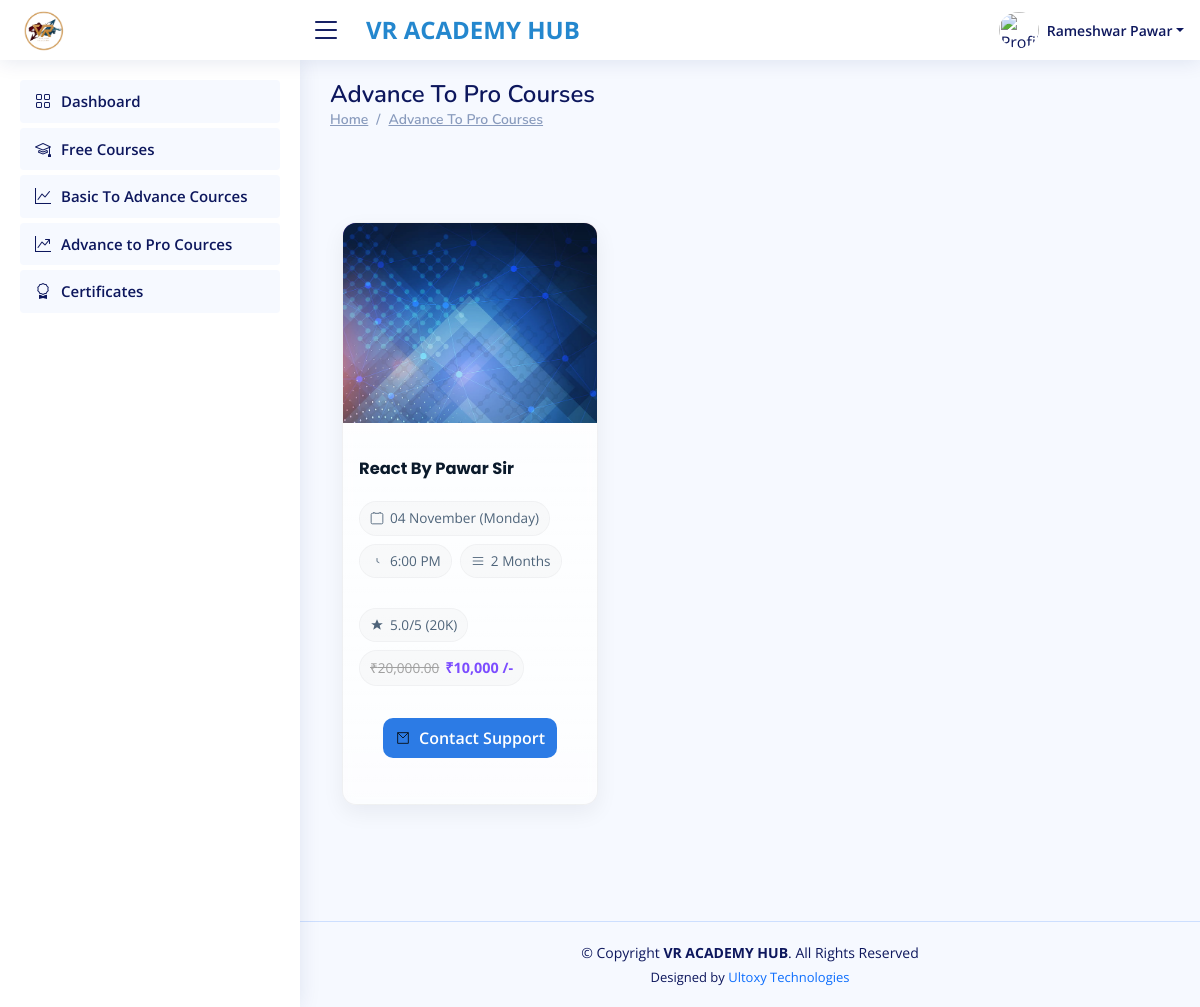
Page /en/student/advance_to_pro_course_list/ (signed in) on the committed database.
### AdminApp/models.py (models this page shows, shortened)
class CustomUser(AbstractUser):
    username = None
    name = models.CharField(max_length=150)
    dob = models.DateField(verbose_name='Date of Birth', null=True, blank=True)
    dist = models.CharField(max_length=100)
    taluka = models.CharField(max_length=100)
    village = models.CharField(max_length=100)
    mobile_number = models.CharField(max_length=15, unique=True, null=True, blank=True)
    email = models.EmailField(unique=True, null=True, blank=True)
    action = models.TextField(blank=True, null=True)
    is_active = models.BooleanField(default=True)
    is_staff = models.BooleanField(default=True)
    date_joined = models.DateTimeField(default=timezone.now)
    USERNAME_FIELD = 'mobile_number'
    REQUIRED_FIELDS = ['email', 'name']
    objects = CustomUserManager()  # ✅ add this line!
    groups = models.ManyToManyField(
        Group,
        related_name='customuser_groups',
        blank=True
    )
    user_permissions = models.ManyToManyField(
        Permission,
        related_name='customuser_permissions',
        blank=True
    )
    def __str__(self):
        return self.name or self.mobile_number or "User"

class Advance_to_Pro_Cource(models.Model):
    new_batch_start_slug = models.CharField( help_text="e.g. New Batch Start", max_length=20,null=True, blank=True)
    title = models.CharField(max_length=255)
    event_date = models.CharField(max_length=100, help_text="e.g. 25 October (Saturday)")
    time = models.CharField(max_length=50, help_text="e.g. 06:00 PM")
    duration = models.CharField(max_length=50, help_text="e.g. 2 Months")
    rating = models.DecimalField(max_digits=3, decimal_places=1, default=5.0)
    total_reviews = models.CharField(max_length=50, help_text="e.g. 16k+")
    offer_price = models.CharField(max_length=20, default="Free")
    original_price = models.CharField(max_length=20, blank=True, null=True)
    thumbnail = models.ImageField(upload_to="course_thumbnails/", blank=True, null=True)
    is_active = models.BooleanField(default=True)

### StudentApp/views.py (the view)
# urls.py: path('advance_to_pro_course_list/', advance_to_pro_course_list, name='advance_to_pro_course_list'),
@login_required
def advance_to_pro_course_list(request):
    courses = Advance_to_Pro_Cource.objects.all().order_by('-event_date').filter(is_active=True)
    return render(request, "advance_to_pro_course_list.html", {
        "courses": courses
    })

### StudentApp/templates/advance_to_pro_course_list.html (shortened to what this page needs)
{% extends 'student_base.html' %}
{% load static %}
{% block content %}
<main id="main" class="main">
      <div class="row">
        <div class="col-sm-6">
            <div class="pagetitle">
                <h1>Advance To Pro Courses </h1>
                <nav>
                    <ol class="breadcrumb">
                        <li class="breadcrumb-item"><a href="#">Home</a></li>
                        <li class="breadcrumb-item"><a href="#">Advance To Pro Courses </a></li>
                    </ol>
                </nav>
            </div>
        </div>
        <div class="col-sm-6">
        </div>
    </div>
<div class="courses-section">
  <div class="container py-5">
    <div class="row g-4 course-grid">
{% for course in courses %}
<div class="col-sm-6 col-md-4">
  <article class="card course-card" aria-labelledby="course-title-{{ course.id }}">
    <a href="" class="thumbnail-link" aria-label="Watch {{ course.title }} video">
      {% if course.thumbnail %}
      <img src="{{ course.thumbnail.url }}" alt="{{ course.title }} thumbnail" class="course-thumb" />
      {% else %}
      <div class="course-thumb placeholder">
        <svg class="play-icon" viewBox="0 0 24 24" aria-hidden="true">
          <path d="M8 5v14l11-7z" fill="currentColor"/>
        </svg>
      </div>
      {% endif %}
    </a>
    <div class="card-body">
      <h3 id="course-title-{{ course.id }}" class="card-title">{{ course.title }}</h3>
      <div class="course-details mb-2">
        <span class="detail-item">
          <svg class="meta-icon" viewBox="0 0 24 24"><path d="M6 2v2H4a2 2 0 00-2 2v14a2 2 0 002 2h16a2 2 0 002-2V6a2 2 0 00-2-2h-2V2m-2 0v2H8V2" stroke="currentColor" stroke-width="1.5" fill="none"/></svg>
          {{ course.event_date }}
        </span>
        <span class="detail-item">
          <svg class="meta-icon" viewBox="0 0 24 24"><path d="M12 7v6l4 2" fill="none" stroke="currentColor" stroke-width="1.5"/></svg>
          {{ course.time }}
        </span>
        <span class="detail-item">
          <svg class="meta-icon" viewBox="0 0 24 24"><path d="M3 6h18M3 12h18M3 18h18" stroke="currentColor" stroke-width="1.5" fill="none"/></svg>
          {{ course.duration }}
        </span>
      </div>
      <div class="meta mb-2">
        <span class="meta-item" title="Rating">
          <svg class="meta-icon" viewBox="0 0 24 24"><path d="M12 2l3 7h7l-5.5 4 2 7L12 16l-6.5 4 2-7L2 9h7z" fill="currentColor"/></svg>
          {{ course.rating }}/5 ({{ course.total_reviews }})
        </span>
        <span class="meta-item price" title="Price">
          {% if course.original_price %}
            <span class="original-price">₹{{ course.original_price }}</span>
          {% endif %}
          <span class="offer-price">₹{{ course.offer_price }}</span>
        </span>
      </div>
      <div class="support-section text-center mt-3">
        <a href="{% url 'contact_us' %}" class="btn support-btn">
          <svg viewBox="0 0 24 24" class="btn-icon"><path d="M4 4h16v16H4z" stroke="currentColor" stroke-width="1.5" fill="none"/><path d="M4 4l8 8 8-8" stroke="currentColor" stroke-width="1.5" fill="none"/></svg>
          Contact Support
        </a>
      </div>
    </div>
  </article>
</div>
{% empty %}
<div class="col-12">
  <p class="text-center text-muted">No courses available at the moment.</p>
</div>
{% endfor %}
    </div>
  </div>
</div>
</main>
{% endblock content %}

### StudentApp/templates/student_base.html (shortened to what this page needs)
{% load static %}
<html lang="en">
<head>
    <link href="https://unpkg.com/aos@2.3.1/dist/aos.css" rel="stylesheet">
    <link rel="stylesheet" type="text/css" href="https://cdn.datatables.net/1.11.5/css/jquery.dataTables.min.css">
    <link rel="stylesheet" href="https://cdn.jsdelivr.net/npm/bootstrap-icons@1.10.3/font/bootstrap-icons.css">
</head>
<body>
<header id="header" class="header fixed-top d-flex align-items-center">
    <div class="d-flex align-items-center justify-content-between">
        <a href=" " class="logo d-flex align-items-center">
            <img src="{% static 'website/img/logo.png' %}" alt="VR ACADEMY HUB - Logo">
        </a>
        <i class="bi bi-list toggle-sidebar-btn"></i>
    </div>
    <div class="header-title ms-4 d-none d-md-block">
        <center><span class="h4" style="color: #2487ce"><b>VR ACADEMY HUB</b></span></center>
    </div>
    <nav class="header-nav ms-auto">
        <ul class="d-flex align-items-center">
            <li class="nav-item dropdown pe-3 text-center  ">
                <a class="nav-link nav-profile d-flex align-items-center pe-0" href="#" data-bs-toggle="dropdown">
                    {% if request.user.profile_photo %}
                    <img src="/media/{{request.user.profile_photo}}" alt="Profile" class="rounded-circle" style="width: 40px; height: 40px;">
                    {% else %}
                    <img src="/media/default-profile.webp" alt="Profile" class="rounded-circle"  style="width: 40px; height: 40px;">
                    {% endif %}
                    <span class="d-none d-md-block dropdown-toggle ps-2">{{request.user}}</span>
                </a>
            </li>
        </ul>
    </nav>
</header>
<aside id="sidebar" class="sidebar">
    <ul class="sidebar-nav" id="sidebar-nav">
        <li class="nav-item">
            <a class="nav-link" href="{% url 'student_dashboard' %}">
                <i class="bi bi-grid"></i>
                <span>Dashboard</span>
            </a>
        </li>
        <li class="nav-item">
            <a class="nav-link" href="{% url 'free_course_list' %}">
                <i class="bi bi-mortarboard"></i>
                <span>Free Courses</span>
            </a>
        </li>
        <li class="nav-item">
            <a class="nav-link" href="{% url 'basic_to_advance_course_list' %}">
                <i class="bi bi-graph-up"></i>
                <span>Basic To Advance Cources</span>
            </a>
        </li>
        <li class="nav-item">
            <a class="nav-link" href="{% url 'advance_to_pro_course_list' %}">
                <i class="bi bi-graph-up-arrow"></i>
                <span>Advance to Pro Cources</span>
            </a>
        </li>
        <li class="nav-item">
            <a class="nav-link" href="{% url 'certificate_list' %}">
                <i class="bi bi-award"></i>
                <span>Certificates</span>
            </a>
        </li>
    </ul>
</aside>
{% block content %}{% endblock content %}
<footer id="footer" class="footer text-center">
    <div class="copyright">
        &copy; Copyright <strong><span>VR ACADEMY HUB</span></strong>. All Rights Reserved
    </div>
    <div class="credits">
        Designed by <a href="https://www.ultoxy.com" target="_blank" rel="noopener" style="text-decoration:none;">Ultoxy Technologies</a>
    </div>
</footer>
</body>
<link rel="stylesheet" href="https://cdnjs.cloudflare.com/ajax/libs/selectize.js/0.15.2/css/selectize.min.css"/>
</html>

### StudentApp/templates/advance_to_pro_course_list.html (style rules this page uses)
:root { --card-bg: rgba(255,255,255,0.86); --card-bg-2: rgba(255,255,255,0.7); --glass-border: rgba(16,24,40,0.06); --accent-1: #7c4dff; --accent-2: #ffb86b; --text: #0b1a2b; --muted: #4e647a; --radius: 14px; --glass-blur: 6px; }
.course-details { display: flex; flex-wrap: wrap; gap: 8px; margin-bottom: 6px; }
.detail-item { display: inline-flex; align-items: center; gap: 6px; color: var(--muted); font-size: 0.85rem; background: rgba(16,24,40,0.02); padding: 6px 10px; border-radius: 999px; border: 1px solid rgba(16,24,40,0.03); }
.meta-item.price { display: inline-flex; gap: 6px; align-items: center; }
.original-price { text-decoration: line-through; color: #a0a0a0; font-size: 0.85rem; }
.offer-price { color: var(--accent-1); font-weight: 700; font-size: 0.9rem; }
.support-btn { display: inline-flex; align-items: center; justify-content: center; gap: 8px; background: #2c7be5; color: #fff; font-weight: 600; border-radius: 10px; padding: 8px 12px; text-decoration: none; transition: background 0.3s ease; }
.courses-section { background: transparent; color: var(--text); padding-top: 28px; padding-bottom: 48px; }
.course-grid { align-items: stretch; }
.course-card { display: flex; flex-direction: column; height: 100%; border-radius: var(--radius); overflow: hidden; background: linear-gradient(180deg, var(--card-bg), var(--card-bg-2)); border: 1px solid var(--glass-border); backdrop-filter: blur(var(--glass-blur)); -webkit-backdrop-filter: blur(var(--glass-blur)); transition: transform .30s cubic-bezier(.2,.9,.2,1), box-shadow .30s; box-shadow: 0 8px 22px rgba(14,24,34,0.06); position: relative; }
.thumbnail-link { display:block; position: relative; height: 200px; overflow: hidden; background: linear-gradient(135deg,var(--accent-1),var(--accent-2)); }
.course-thumb { width:100%; height:100%; object-fit:cover; display:block; transition: transform .5s ease; filter: contrast(0.95) saturate(1.02); }
.card-body { padding: 16px; display:flex; flex-direction:column; gap:8px; flex:1; }
.card-title { margin:0; font-size: 1.02rem; color: var(--text); font-weight: 700; line-height: 1.18; }
.meta { display:flex; gap:8px; margin-top:6px; flex-wrap:wrap; }
.meta-item { display:inline-flex; gap:6px; align-items:center; color: var(--muted); font-size:0.85rem; background: rgba(16,24,40,0.02); padding:6px 10px; border-radius:999px; border: 1px solid rgba(16,24,40,0.03); }
.meta-icon { width:14px; height:14px; color: var(--muted); }
.btn { display:inline-flex; align-items:center; gap:8px; padding:8px 12px; border-radius:10px; font-weight:600; text-decoration:none; cursor:pointer; border: none; }
.btn-icon { width:16px; height:16px; color: var(--text); }
.course-card { transform-origin: center bottom; animation: floatIn .42s cubic-bezier(.2,.9,.2,1) both; }

### rows in the picture
CustomUser: user "Rameshwar Pawar"
Advance_to_Pro_Cource: thumbnail (picture), title "React By Pawar Sir", event_date "04 November (Monday)", time "6:00 PM", duration "2 Months", rating "5.0", total_reviews "20K", original_price "20,000.00", offer_price "10,000 /-"
